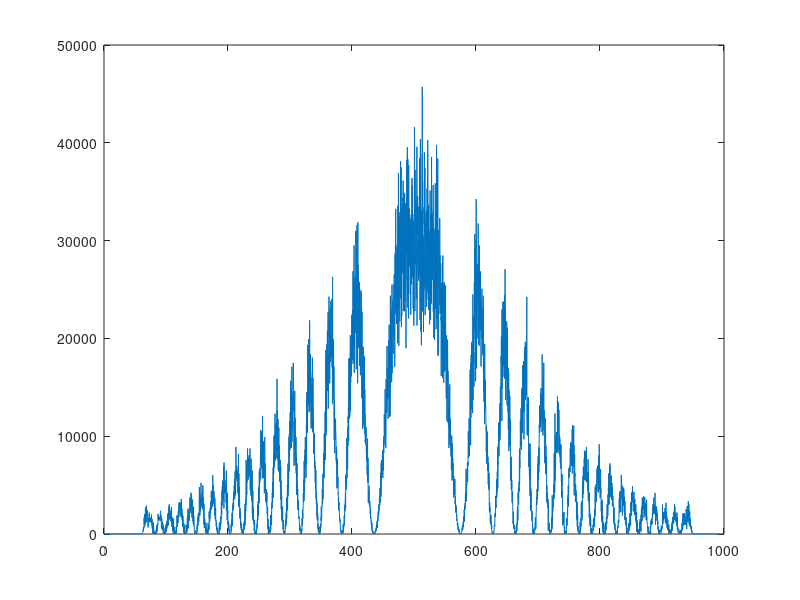

Here is the MATLAB script that generated this plot:
%% test simple ray-wave-tracing 

%% The first example is a simple point source, through a single pinhole slit.  We are tracing in the forward direction in this case!  Only 2D for now

%assume point source is at (-10, 0)
%assume single pinhole is at origin
%assume imaging plane is at (10, 0)

initialIntensity = 10;
numSamples = 300000;
numApertureSamples = 2;
lambda = 550;  %nm
binSize = 1/5; %nm
apertureSize = 550;
numPixels = 5000;

imagePlaneLocation = [lambda * 20 0];
imagePlane = zeros(1,numPixels);
phase = zeros(1, numSamples);
distance = zeros(1, numSamples);
intersectionPointR = zeros(1, numSamples);
intersectionPoint = zeros(1, numSamples);
intensity = zeros(1, numSamples);

%we are using known incremental directions
%since all the rays that make it through are assumed to go through pinhole
%at the same phase, we can just start tracing from the pinhole
for apertureSample = 1:numApertureSamples
    
    randSamples = rand(1,numSamples);
    for i = 1:numSamples
        theta = (randSamples(i) - .5) * pi/2;
        rayVector = [cos(theta) sin(theta)];

        %compute interesction point with plane, and put intensity onto the
        %plane
        distance(i) = imagePlaneLocation(1)/rayVector(1);
        intersectionPoint(i) = rayVector(2)*distance(i) + (apertureSample - numApertureSamples/2) * apertureSize/2 ;

        %condition the intersectionPoint so it fits in the 1D image plane;
        phase(i) = (mod(distance(i), lambda)/lambda);
        intersectionPointR(i) = round(intersectionPoint(i) * binSize + size(imagePlane,2)/2);
        if (intersectionPointR(i) > size(imagePlane,2))
            intersectionPointR(i) = size(imagePlane,2);
        elseif(intersectionPointR(i) < 1)
            intersectionPointR(i) = 1;   
        end

        intensity(i) = cos(2*pi * phase(i));
        %imagePlane(intersectionPointR(i)) = imagePlane(intersectionPointR(i)) + intensity(i);
        imagePlane(intersectionPointR(i)) = imagePlane(intersectionPointR(i)) + intensity(i);
    end
end

sensorAxis = linspace(0, binSize * numPixels, numPixels);
figure; plot(sensorAxis, abs(imagePlane.^2));


